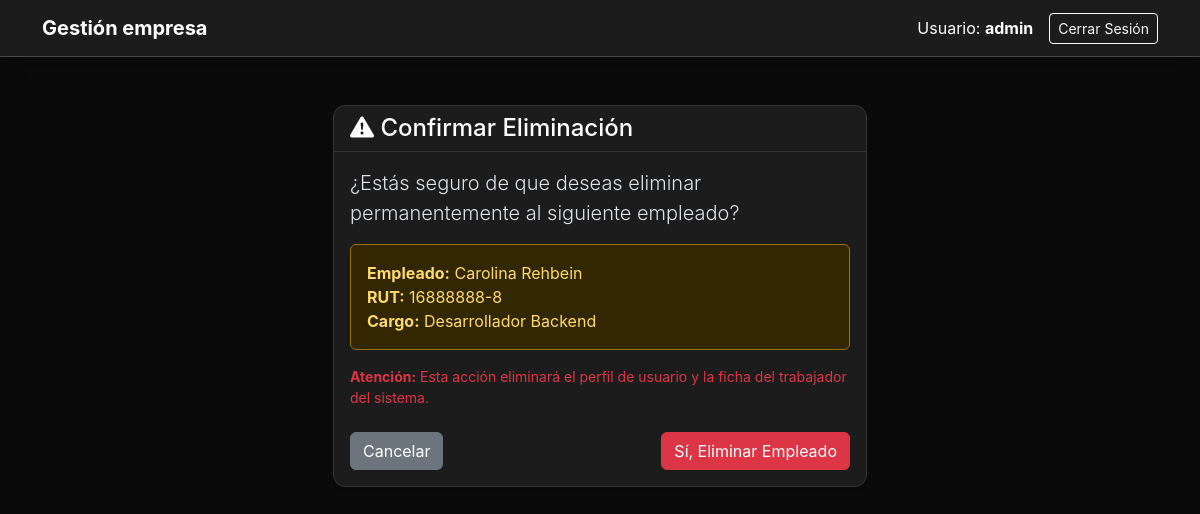
The app's page /personal/empleados/4/eliminar/ (signed in) with its own data.
### usuarios/models.py (models this page shows, shortened)
class Empleado(models.Model):
    id_empleado = models.AutoField(primary_key=True)
    user = models.OneToOneField(User, on_delete=models.CASCADE, related_name='empleado', null=True, blank=True)
    persona = models.OneToOneField(Persona, on_delete=models.CASCADE, related_name='empleado', null=True, blank=True)
    id_cargo = models.ForeignKey(Cargo, on_delete=models.SET_NULL, null=True, db_column='id_cargo', related_name='empleados')
    id_rol = models.ForeignKey(Rol, on_delete=models.PROTECT, null=True, blank=True, db_column='id_rol', related_name='empleados')
    fecha_contratacion = models.DateField(auto_now_add=True)
    salario = models.DecimalField(max_digits=10, decimal_places=2, null=True, blank=True)
    activo = models.BooleanField(default=True)

class Persona(models.Model):
    rut = models.CharField(max_length=12, primary_key=True, help_text="Formato: 12345678-9")
    nombres = models.CharField(max_length=100)
    apellidos = models.CharField(max_length=100)
    email = models.EmailField(unique=True)
    telefono = models.CharField(max_length=20, blank=True, null=True)
    fecha_nacimiento = models.DateField(blank=True, null=True)
    fecha_creacion = models.DateTimeField(auto_now_add=True)

class Cargo(models.Model):
    id_cargo = models.AutoField(primary_key=True)
    id_departamento = models.ForeignKey(Departamento, on_delete=models.CASCADE, db_column='id_departamento', related_name='cargos')
    nombre = models.CharField(max_length=100)
    descripcion = models.CharField(max_length=255, blank=True, null=True)

### usuarios/views.py (the view, shortened to what this page needs)
# urls.py: path('personal/empleados/<int:empleado_id>/eliminar/', views.eliminar_empleado, name='eliminar_empleado'),
@login_required
def eliminar_empleado(request, empleado_id):
    if not es_administrador(request.user):
        messages.error(request, "Acceso no autorizado: Solo Administradores pueden eliminar empleados.")
        return redirect('dashboard')
    empleado_target = get_object_or_404(Empleado, id_empleado=empleado_id)
    return render(request, 'usuarios/eliminar_empleado.html', {
        'empleado': empleado_target
    })

### usuarios/views.py (called while the page is built)
def es_administrador(user):
    empleado = getattr(user, 'empleado', None)
    return bool(empleado and empleado.id_rol and empleado.id_rol.nombre_rol.upper() == 'ADMIN')

### usuarios/templates/usuarios/eliminar_empleado.html (shortened to what this page needs)
{% extends 'usuarios/base.html' %}
{% block content %}
<div class="container py-4">
    <div class="row justify-content-center">
        <div class="col-md-6">
            <div class="card border-danger shadow-sm">
                <div class="card-header bg-danger text-white">
                    <h4 class="mb-0"><i class="bi bi-exclamation-triangle-fill"></i> Confirmar Eliminación</h4>
                </div>
                <div class="card-body">
                    <p class="lead">¿Estás seguro de que deseas eliminar permanentemente al siguiente empleado?</p>
                    <div class="alert alert-warning">
                        <strong>Empleado:</strong> {{ empleado.persona.nombres }} {{ empleado.persona.apellidos }}<br>
                        <strong>RUT:</strong> {{ empleado.persona.rut }}<br>
                        <strong>Cargo:</strong> {{ empleado.id_cargo.nombre }}
                    </div>
                    <p class="text-danger small">
                        <strong>Atención:</strong> Esta acción eliminará el perfil de usuario y la ficha del trabajador del sistema.
                    </p>
                    <form method="POST">
                        <div class="d-flex justify-content-between mt-4">
                            <a href="{% url 'listar_empleados' %}" class="btn btn-secondary">
                                Cancelar
                            </a>
                            <button type="submit" class="btn btn-danger">
                                Sí, Eliminar Empleado
                            </button>
                        </div>
                    </form>
                </div>
            </div>
        </div>
    </div>
</div>
{% endblock %}

### usuarios/templates/usuarios/base.html (shortened to what this page needs)
<!DOCTYPE html>
<html lang="es" data-bs-theme="dark">
<head>
    <link href="https://cdn.jsdelivr.net/npm/bootstrap@5.3.2/dist/css/bootstrap.min.css" rel="stylesheet">
    <link rel="stylesheet" href="https://cdn.jsdelivr.net/npm/bootstrap-icons@1.11.3/font/bootstrap-icons.min.css">
</head>
<body>
    <nav class="navbar navbar-expand-lg mb-4 shadow">
        <div class="container">
            <a class="navbar-brand fw-bold text-white" href="{% url 'dashboard' %}">Gestión empresa</a>
            {% if user.is_authenticated %}
            <div class="d-flex align-items-center text-white">
                <span class="me-3">
                    Usuario: <strong>{{ user.username }}</strong>
                </span>
                <form action="{% url 'logout' %}" method="post" class="d-inline">
                    <button type="submit" class="btn btn-outline-light btn-sm">Cerrar Sesión</button>
                </form>
            </div>
            {% endif %}
        </div>
    </nav>
    <div class="container">
        {% block content %}
        {% endblock %}
    </div>
</body>
</html>

### usuarios/templates/usuarios/base.html (style rules this page uses)
:root { --bg-main: #0a0a0a; --bg-card: #1c1c1c; --border-color: #333333; --text-main: #f3f4f6; --text-muted: #9ca3af; --accent-color: #2563eb; --accent-hover: #1d4ed8; }
body { background-color: var(--bg-main) !important; color: var(--text-main) !important; font-family: 'Inter', -apple-system, sans-serif; }
.card { background-color: var(--bg-card) !important; border: 1px solid var(--border-color) !important; border-radius: 12px; box-shadow: 0 4px 6px -1px rgba(0, 0, 0, 0.5); }
.card-header { background-color: transparent !important; border-bottom: 1px solid var(--border-color) !important; font-weight: 600; }
.navbar { background-color: var(--bg-card) !important; border-bottom: 1px solid rgba(255, 255, 255, 0.2) !important; }

### records on screen
Empleado: persona.nombres "Carolina", persona.apellidos "Rehbein", persona.rut "16888888-8", id_cargo.nombre "Desarrollador Backend"

### other values on screen
{{ user.username }} "admin"
